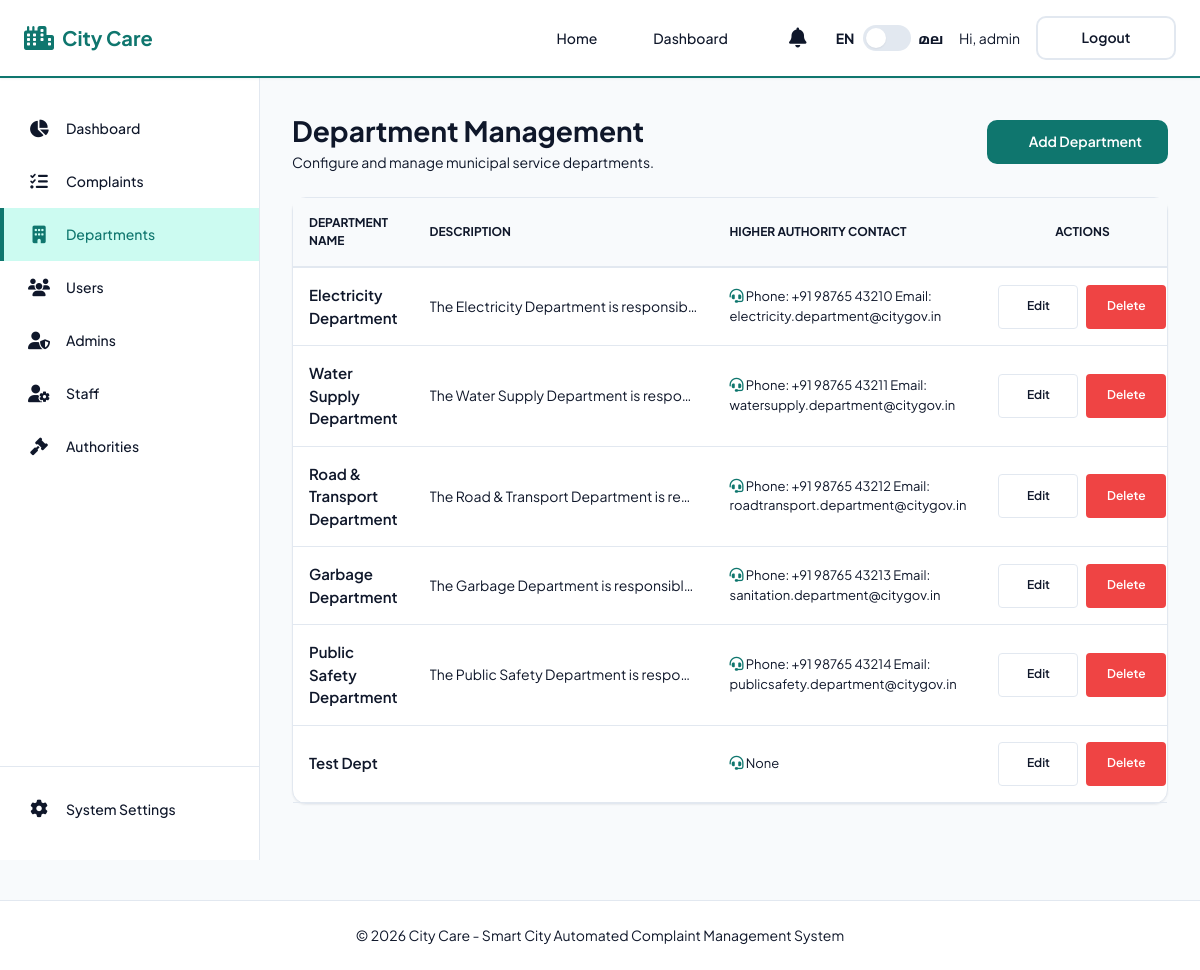
/dashboard/departments/ (signed in), run on an earlier commit of the app's database.
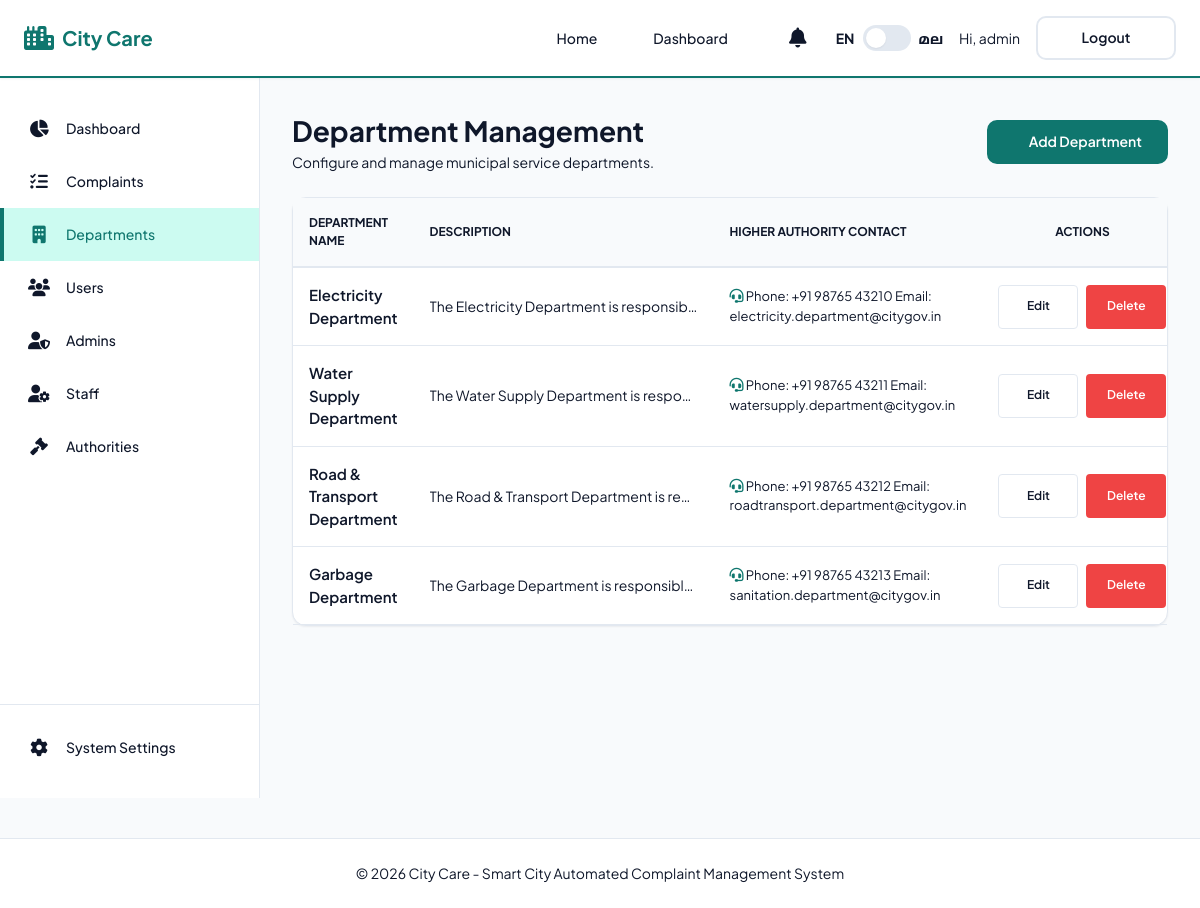
And on a later commit of the database.
### complaints/models.py (models this page shows, shortened)
class Department(models.Model):
    name = models.CharField(_("name"), max_length=100, unique=True)
    description = models.TextField(_("description"), blank=True)
    authority_name = models.CharField(_("authority name"), max_length=150, blank=True, null=True)
    authority_phone = models.CharField(_("authority phone"), max_length=15, blank=True, null=True)
    authority_email = models.EmailField(_("authority email"), blank=True, null=True)
    authority_designation = models.CharField(_("authority designation"), max_length=150, blank=True, null=True)
    higher_authority_name = models.CharField(_("higher authority name"), max_length=150, blank=True, null=True)
    higher_authority_phone = models.CharField(_("higher authority phone"), max_length=15, blank=True, null=True)
    higher_authority_email = models.EmailField(_("higher authority email"), blank=True, null=True)
    higher_authority_designation = models.CharField(_("higher authority designation"), max_length=150, blank=True, null=True)
    higher_authority_contact = models.TextField(_("higher authority contact"), help_text=_("Contact info for higher authority if complaint is overdue"), blank=True, null=True)

### dashboard/views.py (the view)
# urls.py: path('departments/', views.departments_admin, name='departments_admin'),
@superadmin_required
def departments_admin(request):
    departments = Department.objects.all()
    return render(request, 'dashboard/departments_admin.html', {'departments': departments})

### complaints/context_processors.py (called while the page is built)
def notifications(request):
    if request.user.is_authenticated:
        unread_count = request.user.notifications.filter(is_read=False).count()
        recent_notifications = request.user.notifications.all()[:5]
        return {
            'unread_notifications_count': unread_count,
            'recent_notifications': recent_notifications,
            'is_staff_user': hasattr(request.user, 'departmentstaff')
        }
    return {}

### templates/dashboard/departments_admin.html (shortened to what this page needs)
{% extends 'dashboard/dashboard_base.html' %}
{% load i18n %}
{% block admin_content %}
<div class="flex-between mb-4">
    <div>
        <h1 style="font-size: 1.75rem; font-weight: 700;">{% trans 'Department Management' %}</h1>
        <p style="color: var(--text-muted); font-size: 0.875rem;">{% trans 'Configure and manage municipal service departments.' %}</p>
    </div>
    <a href="{% url 'add_department' %}" class="btn btn-primary">
         {% trans 'Add Department' %}
    </a>
</div>
<div class="card p-0">
    <div style="overflow-x: auto;">
        <table style="width: 100%; border-collapse: collapse;">
            <thead style="background: #f8fafc; border-bottom: 2px solid var(--border-color);">
                <tr>
                    <th style="padding: 1rem; text-align: left; font-size: 0.75rem; font-weight: 700; text-transform: uppercase; color: var(--text-muted);">{% trans 'Department Name' %}</th>
                    <th style="padding: 1rem; text-align: left; font-size: 0.75rem; font-weight: 700; text-transform: uppercase; color: var(--text-muted);">{% trans 'Description' %}</th>
                    <th style="padding: 1rem; text-align: left; font-size: 0.75rem; font-weight: 700; text-transform: uppercase; color: var(--text-muted);">{% trans 'Higher Authority Contact' %}</th>
                    <th style="padding: 1rem; text-align: center; font-size: 0.75rem; font-weight: 700; text-transform: uppercase; color: var(--text-muted);">{% trans 'Actions' %}</th>
                </tr>
            </thead>
            <tbody>
                {% for d in departments %}
                <tr style="border-bottom: 1px solid var(--border-color);">
                    <td style="padding: 1rem; font-weight: 600; font-size: 0.9375rem;">{{ d.name }}</td>
                    <td style="padding: 1rem; font-size: 0.875rem; color: var(--text-muted); max-width: 300px;">
                        <div style="white-space: nowrap; overflow: hidden; text-overflow: ellipsis;">{{ d.description }}</div>
                    </td>
                    <td style="padding: 1rem; font-size: 0.8125rem;">
                        <i class="fa-solid fa-headset small" style="color: var(--primary-color);"></i> {{ d.higher_authority_contact }}
                    </td>
                    <td style="padding: 1rem;">
                        <div style="display: flex; align-items: center; justify-content: center; gap: 0.5rem;">
                            <a href="{% url 'edit_department' d.pk %}" class="btn btn-secondary btn-sm"
                               style="text-decoration: none; display: inline-flex; align-items: center; justify-content: center; min-width: 80px; height: 32px; font-size: 0.75rem; padding: 0.25rem 0.5rem; border-radius: 0.25rem; border: 1px solid var(--border-color); background-color: white; color: var(--text-color);">
                                {% trans 'Edit' %}
                            </a>
                            <form action="{% url 'delete_department' d.pk %}" method="post" style="margin: 0; display: inline-flex;"
                                  onsubmit="return confirm('{% trans 'Are you sure you want to delete this department? This action cannot be undone.' %}')">
                                <button type="submit" class="btn btn-danger btn-sm"
                                        style="background-color: #ef4444; border-color: #ef4444; color: white; min-width: 80px; height: 32px; display: inline-flex; align-items: center; justify-content: center; cursor: pointer; border-style: solid; font-size: 0.75rem; padding: 0.25rem 0.5rem; border-radius: 0.25rem;">
                                    {% trans 'Delete' %}
                                </button>
                            </form>
                        </div>
                    </td>
                </tr>
                {% empty %}
                <tr>
                    <td colspan="4" style="padding: 2rem; text-align: center; color: var(--text-muted);">{% trans 'No departments initialized.' %}</td>
                </tr>
                {% endfor %}
            </tbody>
        </table>
    </div>
</div>
{% endblock %}

What changed in the data, as far as the page shows it:
removed Department: name "Public Safety Department", description "The Public Safety Department is respo…", higher_authority_contact "Phone: +91 98765 43214 Email: publicsafety.department@citygov.in"
removed Department: name "Test Dept", higher_authority_contact "None"
